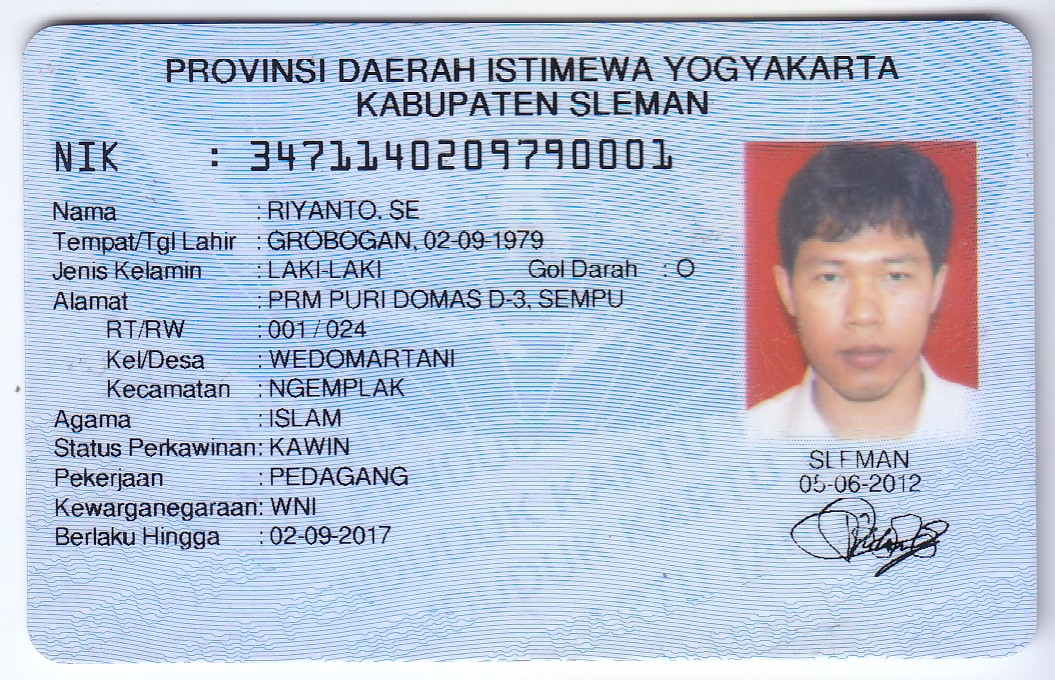
#> input picture app/python/ktpocr/dataset/ktp.png, 1055 x 680 px
$ python -i extractor.py   (imports and definitions only)
#> lines starting #> are read from the running program, lines starting #| are printed output that depends on the picture
### app/python/ktpocr/form.py
class KTPInformation(object):
    def __init__(self):
        self.nik = ""
        self.nama = ""
        self.tempat_lahir = ""
        self.tanggal_lahir = ""
        self.jenis_kelamin = ""
        self.golongan_darah = ""
        self.alamat = ""
        self.rt = ""
        self.rw = ""
        self.kelurahan_atau_desa = ""
        self.kecamatan = ""
        self.agama = ""
        self.status_perkawinan = ""
        self.pekerjaan = ""
        self.kewarganegaraan = ""
        berlaku_hingga = "SEMUR HIDUP"

### app/python/ktpocr/extractor.py
import cv2
import json
import re
import numpy as np
import pytesseract
import matplotlib.pyplot as plt
from ktpocr.form import KTPInformation
from PIL import Image
import os

class KTPOCR(object):
    # [512 lines left out: functions __init__, preprocess_image, process, detect_and_process_roi, reverse_number_to_letter, word_to_number_converter and 8 more, not called in this run]

>>> result = KTPOCR('dataset/ktp.png').master_process()
#> in __init__, self.image is the input picture: shape (680, 1055, 3); mean B, G, R 214.8, 193.1, 180.6
#> in preprocess_image, `self.gray = cv2.cvtColor(self.image, cv2.COLOR_BGR2GRAY)`:
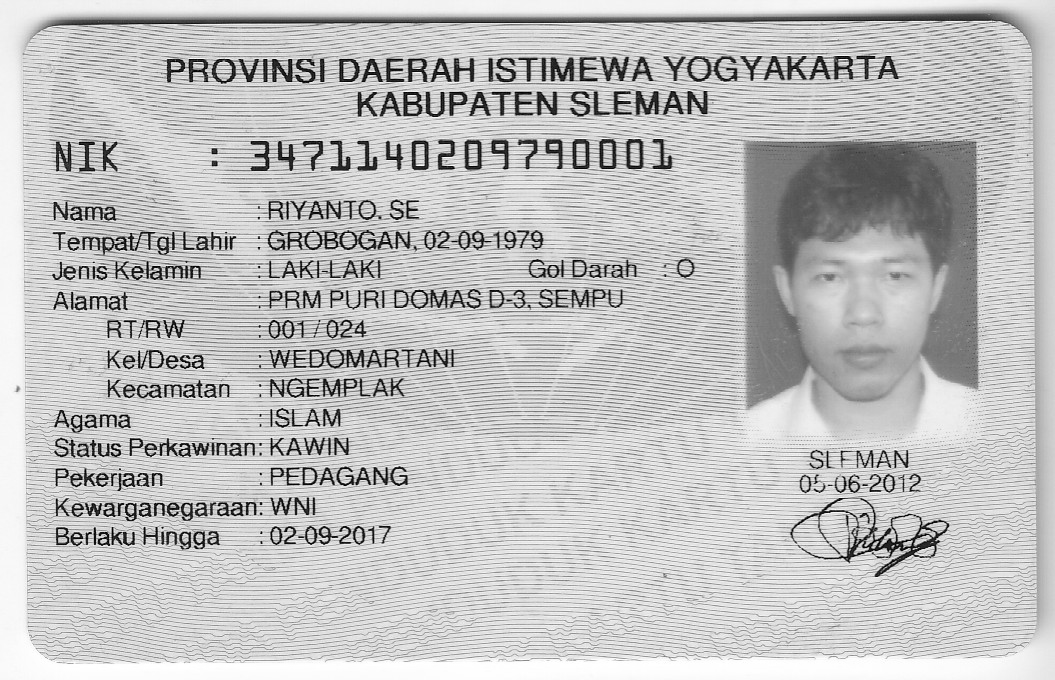
#> self.gray: shape (680, 1055); min 0, max 255, mean 191.8
#> in preprocess_image, `self.adaptive_thresh = cv2.adaptiveThreshold( self.blurred, 255, cv2.A..`:
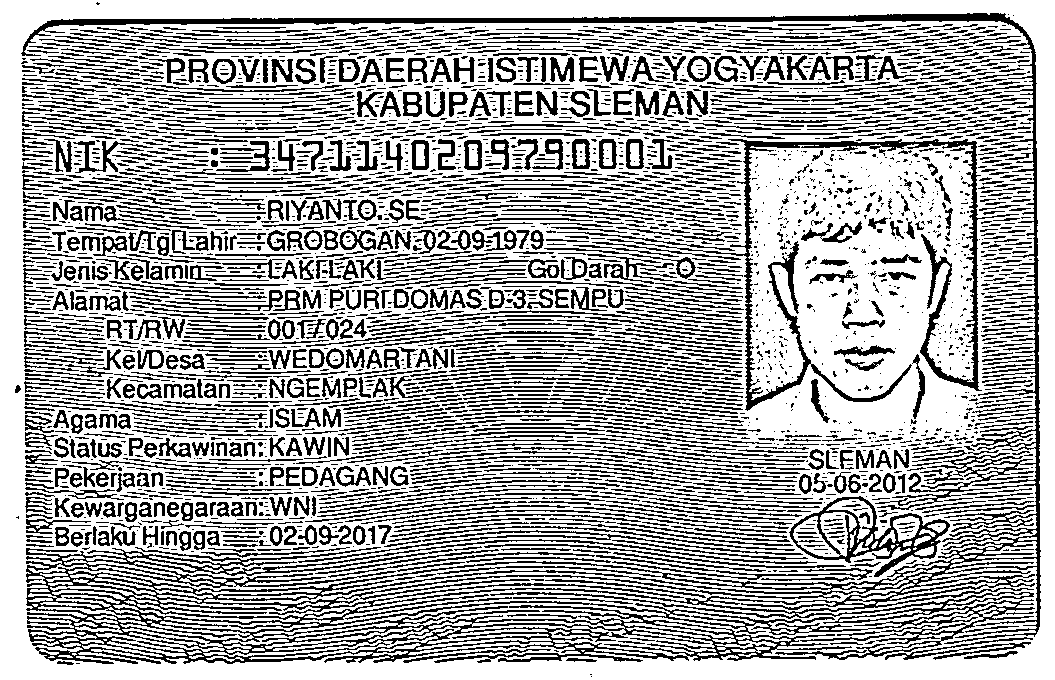
#> self.adaptive_thresh: shape (680, 1055); 67% white; black in thin lines or dots
#> in preprocess_image, `self.th, self.threshed = cv2.threshold(self.gray, 127, 255, cv2.THRESH..`:
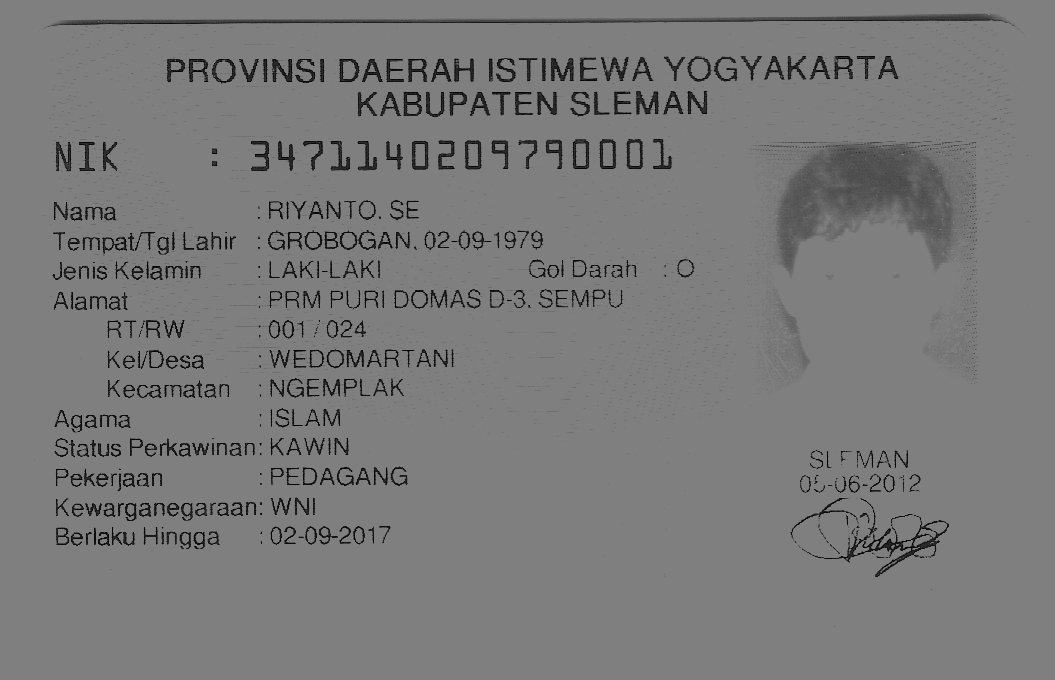
#> self.threshed: shape (680, 1055); min 0, max 127, mean 121.4
#> (the call stopped at in process, `text1 = pytesseract.image_to_string(self.adaptive_thresh, config=custo..`: pytesseract is not available in this run)
#> (the run stopped early here; a loop or call above may not have finished)
